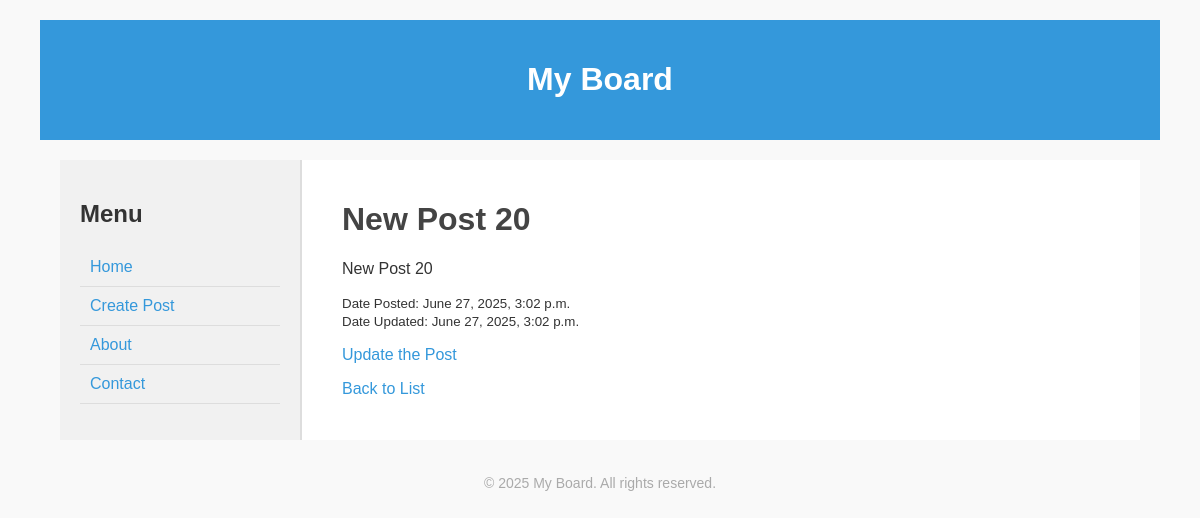
The app's page /board/23/ with its own data.
### board/models.py (models this page shows, shortened)
class Post(models.Model):
    title = models.CharField(max_length=200)
    content = models.TextField()
    post_date = models.DateTimeField("date posted", auto_now_add=True) # 객체 생성 시간 자동 저장
    update_date = models.DateTimeField("date updated", auto_now=True) # 저장될 때마다 매번 갱신

### board/views.py (the view)
# urls.py: path('<int:post_id>/', views.detail, name='detail'),
def detail(request, post_id):
    post = get_object_or_404(Post, pk=post_id)
    return render(request, 'board/detail.html', {'post': post})

### board/templates/board/detail.html (shortened to what this page needs)
{% extends 'base.html' %}
{% block content %}
<h1>{{ post.title }}</h1>
<p>{{ post.content }}</p>
<p>
    <small>
        Date Posted: {{ post.post_date }}
        <br>
        Date Updated: {{ post.update_date }}
    </small>
</p>
<p><a href="{% url "board:update" post.id %}">Update the Post</a></p>
<p><a href="/board/">Back to List</a></p>
{% endblock %}

### board/templates/base.html (style rules this page uses)
body { font-family: Arial, sans-serif; margin: 0 20px; padding: 20px; background-color: #f9f9f9; color: #333; }
h1 { color: #444; }
a { color: #3498db; text-decoration: none; }

### records on screen
Post: title "New Post 20", content "New Post 20", post_date "June 27, 2025, 3:02 p.m.", update_date "June 27, 2025, 3:02 p.m."
